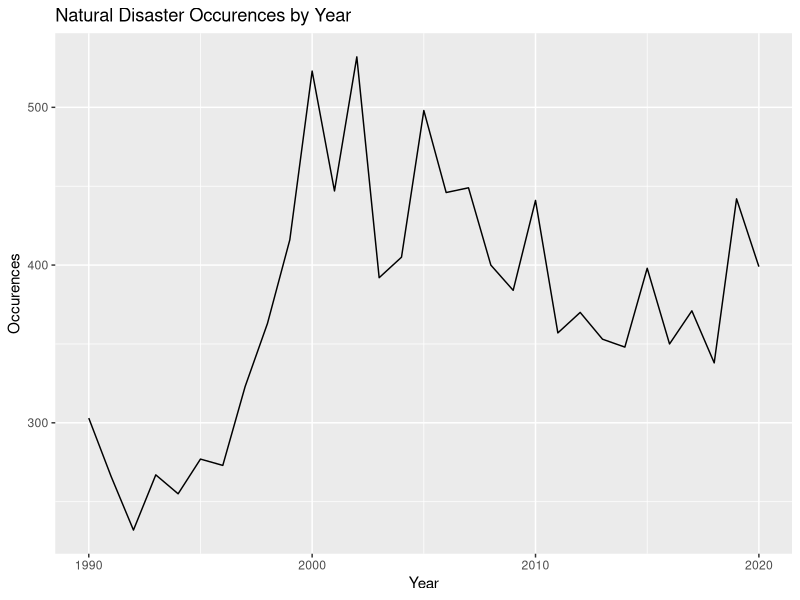
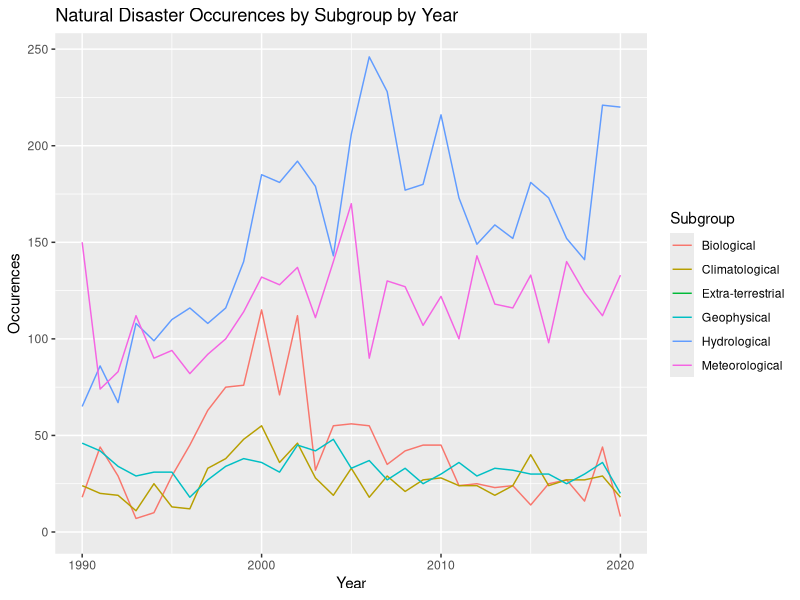
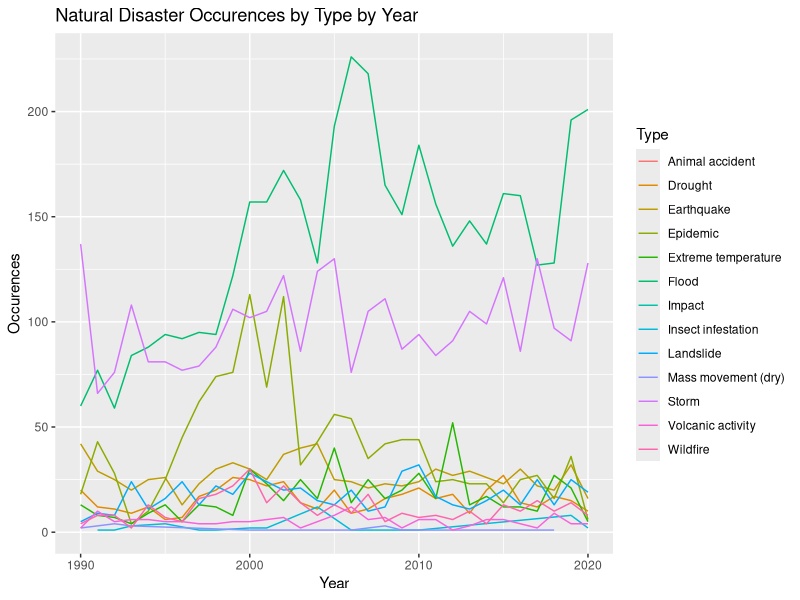
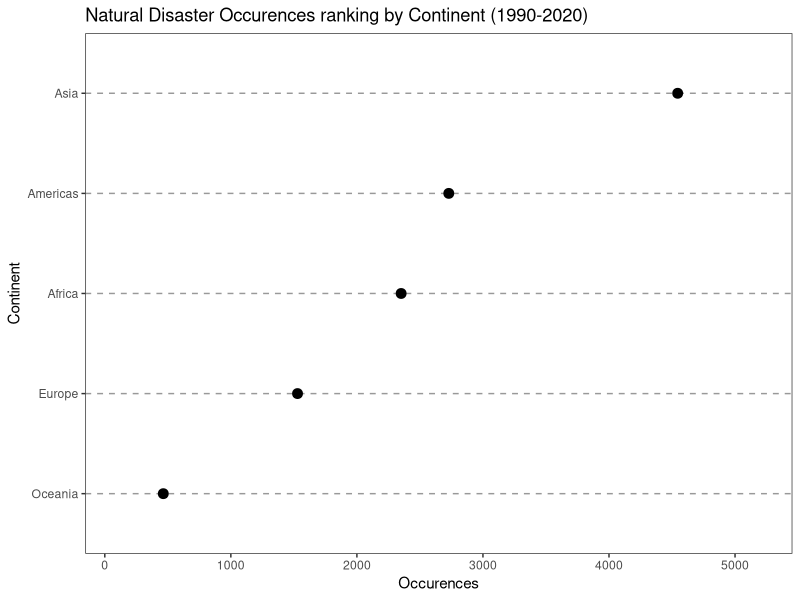
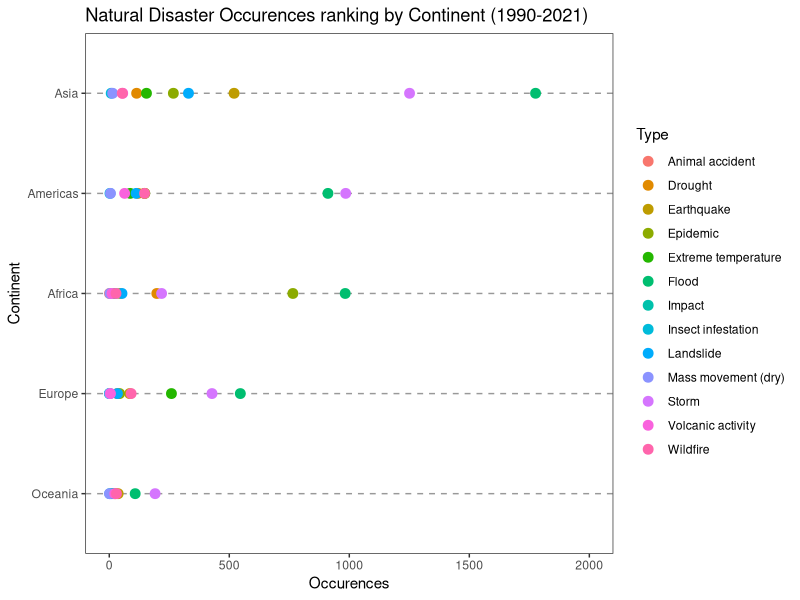
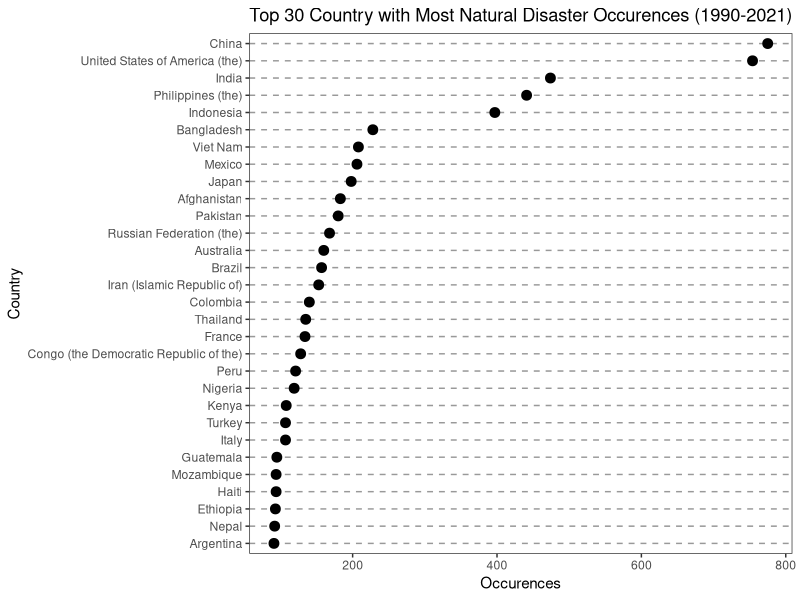
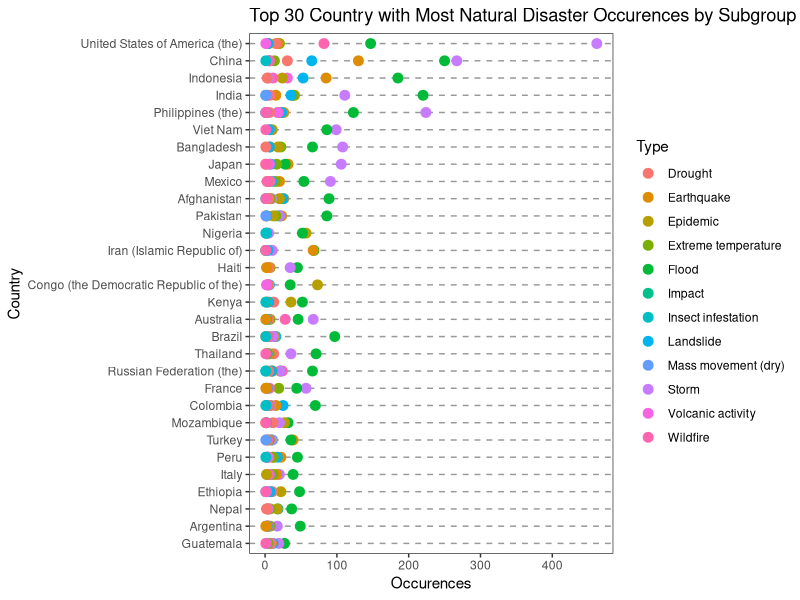
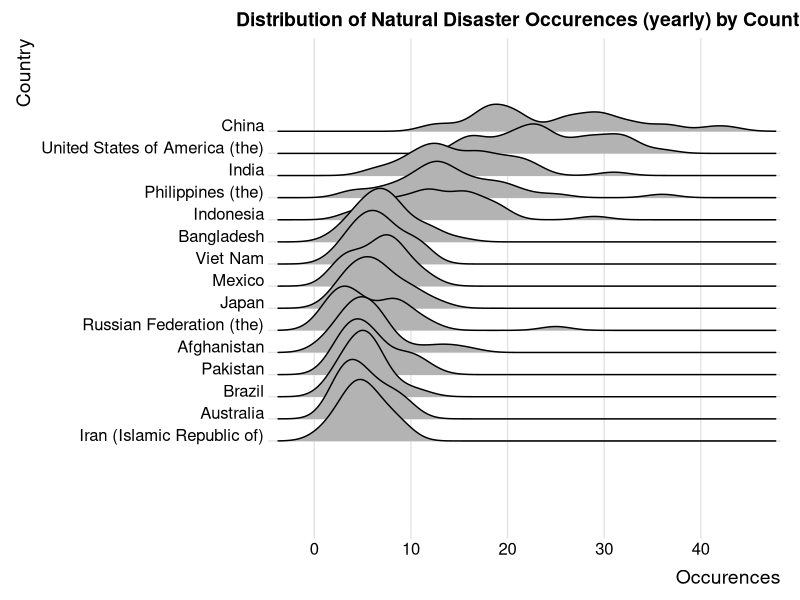

Write R code to recreate these figures, in order.
## ---- chunk 1
library(ggplot2)
library(readxl)
library(ggridges)
library(stringr)
library(viridis)
library(tidyverse)
## ---- chunk 2
col_name <- c("No",	"Year",	"Seq",	"Glide",	"Group",	"Subgroup",	 "Type", "Subtype",	"Subsubtype",	"Name",	"Country", "ISO",	"Region", "Continent",	"Location",	"Origin",	"Associated_Dis",	"Associated_Dis2","Response","Appeal","Declaration",	"Aid","DM_Value","DM_Scale","Latitude","Longitude","Local_Time","River_Basin","Start_Year","Start_Month","Start_Day","End_Year", "End_Month",	"End_Day", "Total_Deaths","No_Injured",	"No_Affected",	"No_Homeless",	"Total_Affected",	"Reconstruction_Costs", "Reconstruction_Costs_Adjusted", "Insured_Damages",	"Insured_Damages_Adjusted",	"Total_Damages",	"Total_Damages_Adjusted",	"CPI",	"Adm_Level", "Admin1_Code",	"Admin2_Code",	"Geo_Locations")
rawdata <- read_excel("natural_disaster.xlsx", skip = 6,col_names = FALSE) 
colnames(rawdata) <- col_name
rawdata <- rawdata %>% slice(2:n())
natural <- rawdata
natural$Total_Affected = as.integer(natural$Total_Affected)
natural$Total_Damages =as.integer(natural$Total_Damages)
natural$Total_Deaths = as.integer(natural$Total_Deaths)
natural$No_Injured = as.integer(natural$No_Injured)
natural$Year = as.integer(natural$Year)
## ---- chunk 3
natural %>% group_by(Year) %>% summarise(Occurences=n()) %>% ggplot(aes(x = Year, y = Occurences)) +
  geom_line()+
  ggtitle("Natural Disaster Occurences by Year")
## ---- chunk 4
natural %>% group_by(Subgroup,Year) %>% summarise(Occurences=n()) %>% ggplot(aes(x = Year, y = Occurences)) +
  geom_line(aes(color=Subgroup))+
  ggtitle("Natural Disaster Occurences by Subgroup by Year")
## ---- chunk 5
natural %>% group_by(Type,Year) %>% summarise(Occurences=n()) %>% ggplot(aes(x = Year, y = Occurences)) +
  geom_line(aes(color=Type))+
  ggtitle("Natural Disaster Occurences by Type by Year")
## ---- chunk 6
natural %>% filter(Subgroup=='Hydrological') %>% group_by(Subgroup,Type)%>% summarise(Occurences=n()) %>% arrange(desc(Occurences)) %>% head(10L)
## ---- chunk 7
natural %>% filter(Subgroup=='Meteorological') %>% group_by(Subgroup,Type)%>% summarise(Occurences=n()) %>% arrange(desc(Occurences)) %>% head(10L)
## ---- chunk 8
natural %>% group_by(Continent) %>% summarise(Occurences=n()) %>% ggplot(aes(x = Occurences, y = reorder(Continent, Occurences))) +
  geom_point(size = 3) +  
  theme_bw() +
  theme(
    panel.grid.major.x = element_blank(),
    panel.grid.minor.x = element_blank(),
    panel.grid.major.y = element_line(colour = "grey60", linetype = "dashed")
  ) +xlab('Occurences') + xlim(100,5200) + ylab('Continent')+ggtitle("Natural Disaster Occurences ranking by Continent (1990-2020)")
## ---- chunk 9
natural %>% group_by(Continent,Type) %>% summarise(Occurences=n()) %>% ggplot(aes(x = Occurences, y = reorder(Continent, Occurences), color=Type)) +
  geom_point(size = 3) +  
  theme_bw() +
  theme(
    panel.grid.major.x = element_blank(),
    panel.grid.minor.x = element_blank(),
    panel.grid.major.y = element_line(colour = "grey60", linetype = "dashed")
  ) +xlab('Occurences') + xlim(0,2000)+ylab('Continent')+ggtitle("Natural Disaster Occurences ranking by Continent (1990-2021)")
## ---- chunk 10
natural %>% group_by(Country) %>% summarise(Occurences=n()) %>% arrange(desc(Occurences)) %>% head(30L) %>% ggplot(aes(x = Occurences, y = reorder(Country, Occurences))) +
  geom_point(size = 3) +  
  theme_bw() +
  theme(
    panel.grid.major.x = element_blank(),
    panel.grid.minor.x = element_blank(),
    panel.grid.major.y = element_line(colour = "grey60", linetype = "dashed")
  ) +xlab('Occurences') + ylab('Country')+ggtitle("Top 30 Country with Most Natural Disaster Occurences (1990-2021)")
## ---- chunk 11
df <- natural %>% group_by(Country) %>% summarise(Occurences=n()) %>% arrange(desc(Occurences)) %>% head(30L)

natural %>% inner_join(df, by='Country') %>% group_by(Country, Type) %>% summarise(Occurences=n()) %>% arrange(desc(Occurences)) %>% ggplot(aes(x = Occurences, y = reorder(Country, Occurences), color=Type)) +
  geom_point(size = 3) +  
  theme_bw() +
  theme(
    panel.grid.major.x = element_blank(),
    panel.grid.minor.x = element_blank(),
    panel.grid.major.y = element_line(colour = "grey60", linetype = "dashed")
  ) +xlab('Occurences') + ylab('Country')+ggtitle("Top 30 Country with Most Natural Disaster Occurences by Subgroup (1990-2021)")
## ---- chunk 12
df <- natural %>% group_by(Country) %>% summarise(Occurences=n()) %>% arrange(desc(Occurences)) %>% head(15L)
natural %>% inner_join(df, by='Country') %>%  group_by(Country, Year)  %>% summarise(Occurences=n()) %>% ggplot(aes(x=Occurences,y=reorder(Country, Occurences)))+
  geom_density_ridges_gradient(scale=3) + theme_ridges()+
  scale_y_discrete(expand = c(0.3, 0)) +
  scale_x_continuous(expand = c(0.01, 0))+
  labs(x="Occurences",y="Country")+
  ggtitle("Distribution of Natural Disaster Occurences (yearly) by Country")+
  theme(plot.title = element_text(hjust = 0.5))
## ---- chunk 13
df <- natural %>% group_by(Country) %>% summarise(Occurences=n()) %>% arrange(desc(Occurences)) %>% head(5L)
natural %>% inner_join(df, by='Country') %>%  group_by(Country, Year) %>% summarise(Occurences=n()) %>% ggplot(aes(x = Year, y = Occurences)) + facet_grid(vars(Country))+
  geom_line()+
  ggtitle("Occurences of Natural Diasters by Subgroup by Year")
## ---- chunk 14
df <- natural %>% group_by(Country) %>% summarise(Occurences=n()) %>% arrange(desc(Occurences)) %>% head(5L)
natural %>% inner_join(df, by='Country') %>%  group_by(Country, Type,Year) %>% summarise(Occurences=n()) %>% ggplot(aes(x = Year, y = Occurences)) + facet_grid(rows = vars(Country),scales = "free", space = "free")+
  geom_line(aes(color=Type))+
  ggtitle("Occurences of Natural Diasters by Subgroup by Year")
## ---- chunk 15
natural %>% filter(Type=='Flood') %>% group_by(Subtype,Year) %>% summarise(Occurences=n()) %>% ggplot(aes(x = Year, y = Occurences)) + geom_line(aes(color=Subtype))+
  ggtitle("Flood Occurences by Subtype by Year")
## ---- chunk 16
u <- unique(natural %>% filter(Type=='Flood') %>% select('Origin'))
natural$Origin = tolower(natural$Origin)
for (i in c('haevy',"havy","hearvy",'heavu','heav','heavyy','heay','hevay','hevy')){
natural$Origin<-gsub(i, 'heavy', natural$Origin)}

natural$Origin<-gsub('rains', 'r', natural$Origin)
natural$Origin<-gsub('rain', 'r', natural$Origin)
natural$Origin<-gsub('r', 'rains', natural$Origin)
## ---- chunk 17
natural %>% filter(Type=='Flood') %>% group_by(Origin) %>% summarise(Occurences=n()) %>% arrange(desc(Occurences)) %>% head(15L) %>% ggplot(aes(x = reorder(Origin, desc(Occurences)), y = Occurences)) + geom_bar(stat="identity")+ylab("Occurences") + xlab("Flood Origin")+theme(axis.text.x=element_text(color = "black", size=11, angle=30, vjust=.8, hjust=0.8)) +
  ggtitle("Flood Origin Distribution") 
## ---- chunk 18
natural %>% filter(Type=='Storm') %>% group_by(Subtype,Year) %>% summarise(Occurences=n()) %>% ggplot(aes(x = Year, y = Occurences)) + geom_line(aes(color=Subtype))+
  ggtitle("Storm Occurences by Subtype by Year")
## ---- chunk 19
natural %>% filter(Type=='Storm') %>% subset(!is.na(Origin)) %>% group_by(Origin) %>% summarise(Occurences=n()) %>% arrange(desc(Occurences)) %>% head(15L) %>% ggplot(aes(x = reorder(Origin, desc(Occurences)), y = Occurences)) + geom_bar(stat="identity")+ylab("Occurences") + xlab("Storm Origin")+theme(axis.text.x=element_text(color = "black", size=11, angle=30, vjust=.8, hjust=0.8)) +
  ggtitle("Storm Origin Distribution") 
## ---- chunk 20
common <- natural %>% subset(!is.na(Origin)) %>% group_by(Type,Origin) %>% summarise(Occurences=n()) %>% arrange(desc(Occurences)) %>% head(n = 20L)
common %>% ggplot(aes(fill=Type, y=Occurences, x=reorder(Origin, desc(Occurences)))) + 
    geom_bar(position="stack", stat="identity") +
    scale_fill_viridis(discrete = T) +
    ggtitle("Top Natural Disaster Origin") +
    xlab("")+theme(axis.text.x=element_text(color = "black", size=11, angle=30, vjust=.8, hjust=0.8))
## ---- chunk 21
s <- natural %>% filter(Type=='Flood') %>% group_by(Origin) %>% summarise(Occurences=n()) %>% arrange(desc(Occurences)) %>% head(15L)

natural %>% filter(Type=='Flood') %>% inner_join(s, by='Origin') %>% group_by(Continent,Origin) %>% summarise(Occurences=n()) %>% ggplot(aes(x = Occurences, y = reorder(Continent, Occurences), color=Origin)) +
  geom_point(size = 3) +  
  theme_bw() +
  theme(
    panel.grid.major.x = element_blank(),
    panel.grid.minor.x = element_blank(),
    panel.grid.major.y = element_line(colour = "grey60", linetype = "dashed")
  ) +xlab('Occurences') + ylab('Country')+ggtitle("Natural Disaster Occurences ranking by Continent (1990-2021)")
